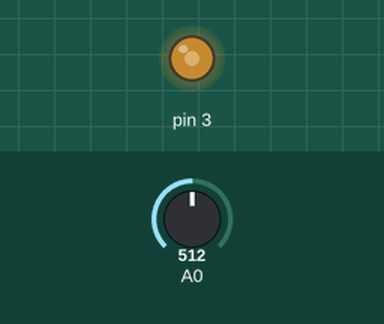
Bench run of a sketch on a simulated Arduino Uno, built with avr-gcc and run on an emulated ATmega328P. Parts: output pins drawn as LEDs (lit = HIGH). Inputs (shaded band) come from the test bench; at power-on: A0 = 512.

Above: at 1.2 s.
1.3 s: A0 set to 716
At 2.5 s:
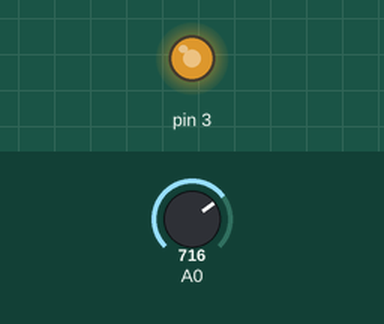
2.8 s: A0 set to 900
At 3.7 s:
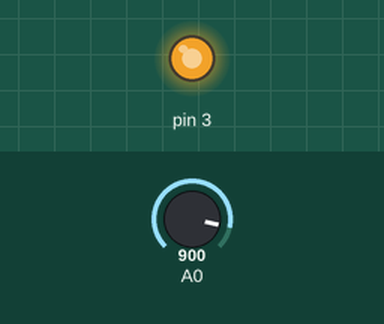
4.3 s: A0 set to 122
At 4.8 s:
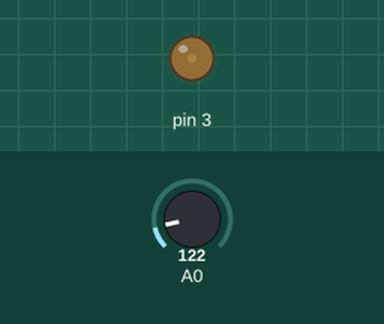
5.8 s: A0 set to 0
At 7.2 s:
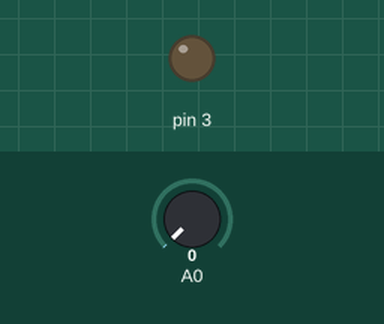
Timing chart, 0 to 8.3 s (numbered marks = the images above; inputs shaded):
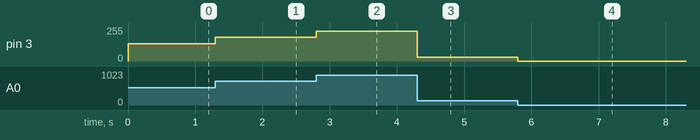

The sketch:

LEDPotenciometro.ino
```cpp
void setup()
{
  pinMode(A0, INPUT);
  Serial.begin(9600);
}

void loop()
{
  int valor = analogRead(A0);
  int valorSalida = valor/4;
  analogWrite(3, valorSalida);
}
```

Measured:
- after the input at 1.3 s, pin 3: 128/255 → 179/255 at once
- after the input at 2.8 s, pin 3: 179/255 → 225/255 at once
- after the input at 4.3 s, pin 3: 225/255 → 30/255 at once
- after the input at 5.8 s, pin 3: 30/255 → 0/255 at once
